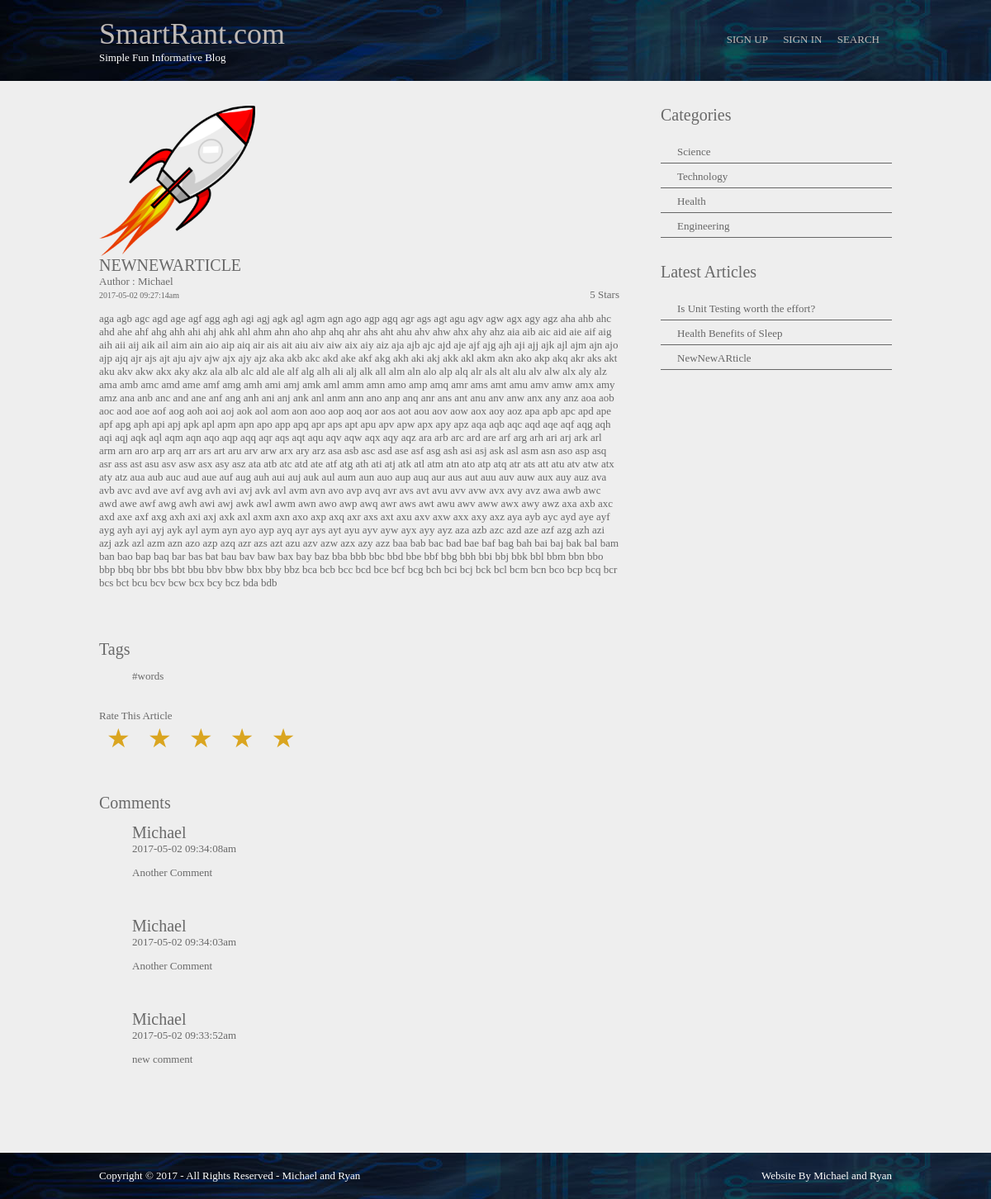
The page /index.php?articleId=13 on the database its author committed.
### tables this page shows
CREATE TABLE `articles` (
  `id` int(10) UNSIGNED NOT NULL,
  `username` varchar(48) NOT NULL,
  `title` varchar(48) NOT NULL,
  `category` varchar(24) NOT NULL,
  `body` varchar(2400) NOT NULL,
  `date` varchar(48) NOT NULL,
  `comments` bit(1) NOT NULL,
  `rating` float NOT NULL,
  `imgLink` varchar(48) NOT NULL,
  `tags` varchar(48) DEFAULT NULL
);

CREATE TABLE `comments` (
  `id` int(10) UNSIGNED NOT NULL,
  `username` varchar(48) NOT NULL,
  `body` varchar(2400) NOT NULL,
  `date` varchar(48) NOT NULL,
  `articleId` int(11) NOT NULL
);

### ProcessInfo/ProcessIndex.php (called while the page is built, shortened)
<?php
require_once 'Functions/ArticleFunctions.php';
require_once 'Functions/Requires.php';
if (isset($_GET['articleId'])) {
    $viewOne = true;
    $id = $_GET['articleId'];
    $article = $a->getArticleById($id);
    $comments = getCommentsObjs(getCommentsForArticle($id));
}
$newestArticles = $a->getArticleObjs($a->getNewestArticles());

### Classes/Article.php (called while the page is built, shortened)
<?php
class Article {
    private $id, $userName, $title, $category, $body, $comments, $rating, $imgLink, $date, $tags;
    function __construct($id, $userName, $title, $category, $body, $comments, $rating, $imgLink, $tags) {
        $this->id = $id;
        $this->userName = $userName;
        $this->title = $title;
        $this->body = $body;
        $this->comments = $comments;
        $this->rating = $rating;
        $this->imgLink = $imgLink;
        $this->date = date("Y-m-d h:i:sa");
        $this->tags = $tags;
    }
    function getTags() {
        return $this->tags;
    }
    function setId($id) {
        $this->id = $id;
    }
    function setBody($body) {
        $this->body = $body;
    }
    function setDate($date) {
        $this->date = $date;
    }
    function getId() {
        return $this->id;
    }
    function getUserName() {
        return $this->userName;
    }
    function getBody() {
        return $this->body;
    }
    function getTitle() {
        return $this->title;
    }
    function getDate() {
        return $this->date;
    }
    function getImgLink() {
        return $this->imgLink;
    }
    function getComments() {
        return $this->comments;
    }
    function getRating() {
        return $this->rating;
    }
}

### Functions/ArticleFunctions.php (called while the page is built, shortened)
<?php
require_once 'Classes/Article.php';
class ArticleFunctions {
function getArticleObjs($results) {
    $articleArray = array();
    foreach ($results as $article) {
        $id = $article["id"];
        $userName = $article["username"];
        $title = $article["title"];
        $category = $article["category"];
        $body = $article["body"];
        $date = $article["date"];
        $comments = $article["comments"];
        $rating = $article["rating"];
        $imgLink = $article["imgLink"];
        $tags = $article["tags"];
        $a = new Article($id, $userName, $title, $category, $body, $comments, $rating, $imgLink, $tags);
        $a->setDate($date);
        $a->setBody($this->findLink($body));
        $articleArray[] = $a;
    }
    return $articleArray;
}
function findLink($body) {
    $regEx = "/(http|https|ftp|ftps)\:\/\/[a-zA-Z0-9\-\.]+\.[a-zA-Z]{2,3}(\/\S*)?/";
    if (preg_match($regEx, $body, $match)) {
        return preg_replace($regEx, '<a href="' . $match[0] . '">' . $match[0] . '</a>', $body);
    } else {
        return $body;
    }
}
function getArticlebyId($id) {
    try {
        include('Database/database.php');
        $sql = "SELECT * FROM articles WHERE id = '$id'";
        $results = $db->query($sql);
        $article = $results->fetch();
        $userName = $article["username"];
        $title = $article["title"];
        $category = $article["category"];
        $body = $article["body"];
        $date = $article["date"];
        $comments = $article["comments"];
        $rating = $article["rating"];
        $imgLink = $article["imgLink"];
        $tags = $article["tags"];
        $a = new Article($id, $userName, $title, $category, $body, $comments, $rating, $imgLink, $tags);
        $a->setDate($date);
        $a->setId($id);
        $a->setBody($this->findLink($body));
    } catch (PDOException $e) {
        echo "Exception : " . $e->getMessage();
    }
    return $a;
}
function getNewestArticles() {
    try {
        include('Database/database.php');
        $sql = "SELECT * FROM articles ORDER BY date DESC LIMIT 5";
        $results = $db->query($sql)->fetchAll();
    } catch (PDOException $e) {
        echo "Exception : " . $e->getMessage();
    }
    return $results;
}
function getTagsArray($article) {
    $tags = $article->getTags();
    $tagArray = array_filter(explode(' ', str_replace(',', ' ', $tags)));
    return $tagArray;
}
}

### Classes/Comment.php (called while the page is built, shortened)
<?php
class Comment {
    private $id, $userName, $body, $date, $articleId;
    function __construct($id, $userName, $body, $articleId) {
        $this->userName = $userName;
        $this->body = $body;
        $this->date = $this->date = date("Y-m-d h:i:sa");
    }
    function setDate($date)
    {
         $this->date = $date;
    }
    function getUserName() {
        return $this->userName;
    }
    function getbody() {
        return $this->body;
    }
    function getDate() {
        return $this->date;
    }
}

### Functions/CommentFunctions.php (called while the page is built, shortened)
<?php
require_once 'Classes/Comment.php';
function getCommentsForArticle($articleID) {
    try {
        include('Database/database.php');
        $sql = "SELECT * FROM comments WHERE articleId = $articleID ORDER BY date DESC";
        $results = $db->query($sql)->fetchAll();
    } catch (PDOException $e) {
        echo "Exception : " . $e->getMessage();
    }
    return $results;
}

### index.php (the view, shortened to what this page needs)
<?php
require_once './ProcessInfo/ProcessIndex.php';
?>
<!DOCTYPE html>
<html lang="en" dir="ltr">
    <head>
        <link rel="stylesheet" href="styles/style.css" type="text/css">
        <link rel="stylesheet" href="styles/login_style.css">
        <link rel="stylesheet" href="styles/profile_style.css">
        <link rel="stylesheet" href="styles/article_style.css">
        <link rel="stylesheet" href="styles/search_form.css">
    </head>
    <body>
        <div class="wrapper row1">
            <header id="header" class="clear" role="banner">
                <div id="hgroup">
                    <h1><a href="index.php">SmartRant.com</a></h1>
                    <h2>Simple Fun Informative Blog</h2>
                </div>
                <nav class="main-nav">
                    <ul>
                        <?php if (isset($user)) : ?>
                            <li class="move_right"><a href="Functions/LogOut.php">Sign Out</a></li>
                        <?php else : ?>
                            <li><a class="my-signup" href="#0">Sign up</a></li>
                            <li><a class="my-signin" href="#0">Sign in</a></li>
                        <?php endif; ?>
                        <li><a id="search" class="my-search" href="#0">Search</a></li>
                    </ul>
                </nav>
            </header>
        </div>
        <div class="wrapper row2">
            <div id="container">
                <div id="content">
                    <?php if (isset($viewOne)) : ?>
                        <?php if ($viewOne == true) : ?>
                            <section>
                                <article>
                                    <img class="article-img" src="<?php echo $article->getImgLink() ?>" alt="">
                                    <h2><?php echo $article->getTitle(); ?></h2>
                                    <div class ="author"> Author : <?php echo $article->getUserName() ?></div>
                                    <time datetime="PhpgetTimeforPost"><?php echo $article->getDate(); ?></time>
                                    <div class ="rating"><?php echo round($article->getRating(), 1) ?> Stars</div>
                                    <p><?php echo $article->getBody(); ?></p>
                                    <br><br><br>
                                    <h5>Tags</h5>
                                    <ul class="tag">
                                        <?php
                                        $tagArray = $a->getTagsArray($article);
                                        foreach ($tagArray as $tag) {
                                            echo "<li>#" . $tag . "</li>";
                                        }
                                        ?>
                                    </ul>
                                </article>
                                <br><br><br>
                                <form>
                                    <div class="clear">Rate This Article</div>
                                    <label class="rateStar"><div class="hide"> <input type="submit" class="rate" name="1" value="1" /></div>★</label>
                                    <label class="rateStar"><div class="hide">  <input type="submit" class="rate" name="2" value="2" /></div>★</label>
                                    <label class="rateStar"><div class="hide"><input type="submit" class="rate" name="3" value="3" /></div>★</label>
                                    <label class="rateStar"><div class="hide"> <input type="submit" class="rate" name="4" value="4" /></div>★</label>
                                    <label class="rateStar"><div class="hide"> <input type="submit" class="rate" name="5" value="5" /></div>★</label>
                                </form>
                                <br><br><br>
                                <?php if ($article->getComments() == 1) : ?>
                                    <h3>Comments</h3>
                                    <ul>
                                        <?php foreach ($comments as $comment) : ?>
                                            <li>
                                                <h4><?php echo $comment->getUserName(); ?></h4>
                                                <time datetime="PhpgetTimeforPost"><?php echo $comment->getDate(); ?></time>
                                                <p> <?php echo $comment->getbody(); ?></p>
                                                <br><br>
                                            </li>
                                        <?php endforeach; ?>
                                    </ul>
                                <?php endif; ?>
                            </section>
                        <?php endif; ?>
                    <?php endif; ?>
                </div>
                <aside id="right_column">
                    <h2 class="title">Categories</h2>
                    <nav>
                        <ul>
                            <li><a href="index.php?articleCategory=Science">Science</a></li>
                            <li><a href="index.php?articleCategory=Technology">Technology</a></li>
                            <li><a href="index.php?articleCategory=Health">Health</a></li>
                            <li><a href="index.php?articleCategory=Engineering">Engineering</a></li>
                        </ul>
                    </nav>
                    <h2 class="title">Latest Articles</h2>
                    <nav>
                        <ul>
                            <?php foreach ($newestArticles as $newArticle) : ?>
                                <li><a href="index.php?articleId=<?php echo $newArticle->getId() ?>"><?php echo $newArticle->getTitle() ?></a></li>
                            <?php endforeach; ?>
                        </ul>
                    </nav>
                </aside>
            </div>
        </div>
        <div class="wrapper row3">
            <footer id="footer">
                <p class="fl_left">Copyright &copy; 2017 - All Rights Reserved - <a href="#">Michael and Ryan</a></p>
                <p class="fl_right">Website By <a href="index.php" title="Michael and Ryan">Michael and Ryan</a></p>
            </footer>
        </div>
    </body>
</html>

### styles/style.css (style rules this page uses)
body { margin:0; padding:0; font-size:13px; font-family:Georgia, "Times New Roman", Times, serif; color:#FFFFFF; background-color:#1E1E1E; }
.clear:after { display:block; height:0; clear:both; visibility:hidden; line-height:0; }
.clear { display:block; width:100%; clear:both; }
a { outline:none; text-decoration:none; }
.fl_left { float:left; }
.fl_right { float:right; }
.tag li { display: inline; list-style-type: none; padding-right: 20px; float: left; }
img { max-width: 100%; margin:0; padding:0; border:none; line-height:normal; vertical-align:middle; }
.rateStar { font-size: xx-large; color: goldenrod; display: inline; }
ol, ul { list-style: none; }
.rating { float:right; }
article, aside, footer, header, nav, section { display:block; margin:0; padding:0; }
div.wrapper { display:block; width:100%; margin:0; padding:0; text-align:left; }
.row1 { background-image: url("../images/banner.jpg"); }
.row1 a { color:#C0BAB6; }
.row2 { color:#696969; background-color:#EEEEEE; }
.row2 a { color:#FF9900; }
.row3 { background-image: url("../images/banner.jpg"); }
.row3 a { color:#FFFFFF; }
#header, #container, #footer { display:block; margin:0 auto; width:960px; }
nav ul { margin:0; padding:0; list-style:none; }
h1, h2, h3, h4, h5, h6 { margin:0; padding:0; font-size:20px; font-weight:normal; font-style:normal; line-height:normal; }
#hgroup { float:left; padding:20px 0; }
#hgroup h1 { font-size:36px; }
#hgroup h2 { font-size:13px; }
#header nav { float:right; padding:20px 0; }
#header nav ul { margin-top:20px; }
#header nav li { display:inline; margin-right:15px; text-transform:uppercase; }
#container { padding:30px 0; }
#container section { margin:0 0 30px 0; }
#content { float:left; width:630px; }
#content section article h2 { text-transform:uppercase; }
#content section article time { font-size:10px; }
#right_column { float:right; width:280px; }
#right_column h2.title { margin-bottom:20px; }
#right_column nav { display:block; width:100%; margin-bottom:30px; }
#right_column nav ul { margin:0; padding:0; list-style:none; }
#right_column nav li { margin:0 0 3px 0; padding:0; }
#right_column nav a { display:block; margin:0; padding:5px 10px 5px 20px; color:#666666; text-decoration:none; border-bottom:1px solid #666666; }
#footer p { margin:0; padding:20px 0; }

### styles/profile_style.css (style rules this page uses)
label { font-size: 10px; border-top: 0; background: none; display: inline; padding: 0px; margin: 0; padding:0; list-style: none; text-align: right; text-decoration: none; display: inline-block; padding: 2px 8px; margin: 1px; color: #B8BBC0; }

### styles/article_style.css (style rules this page uses)
.article-img { max-width: 30%; }

### rows shown on the page
articles: imgLink (picture), title "NEWNEWARTICLE", username "Michael", date "2017-05-02 09:27:14am", rating "5", body "aga agb agc agd age agf agg agh agi agj agk agl agm agn ago agp agq agr ags agt agu agv agw agx agy agz aha ahb ahc ahd ahe ahf ahg ahh ahi ahj ahk ahl ahm ahn aho ahp ahq ahr ahs aht ahu ahv ahw ahx ahy ahz aia aib aic aid aie aif aig aih aii aij aik ail aim ain aio aip aiq air ais ait aiu aiv aiw aix aiy aiz aja ajb ajc ajd aje ajf ajg ajh aji ajj ajk ajl ajm ajn ajo ajp ajq ajr ajs ajt aju ajv ajw ajx ajy ajz aka akb akc akd ake akf akg akh aki akj akk akl akm akn ako akp akq akr aks akt aku akv akw akx aky akz ala alb alc ald ale alf alg alh ali alj alk all alm aln alo alp alq alr als alt alu alv alw alx aly alz ama amb amc amd ame amf amg amh ami amj amk aml amm amn amo amp amq amr ams…", tags "words", title "NewNewARticle"
comments: username "Michael", date "2017-05-02 09:34:08am", body "Another Comment"
comments: username "Michael", date "2017-05-02 09:34:03am", body "Another Comment"
comments: username "Michael", date "2017-05-02 09:33:52am", body "new comment"
articles: title "Is Unit Testing worth the effort?"
articles: title "Health Benefits of Sleep"
